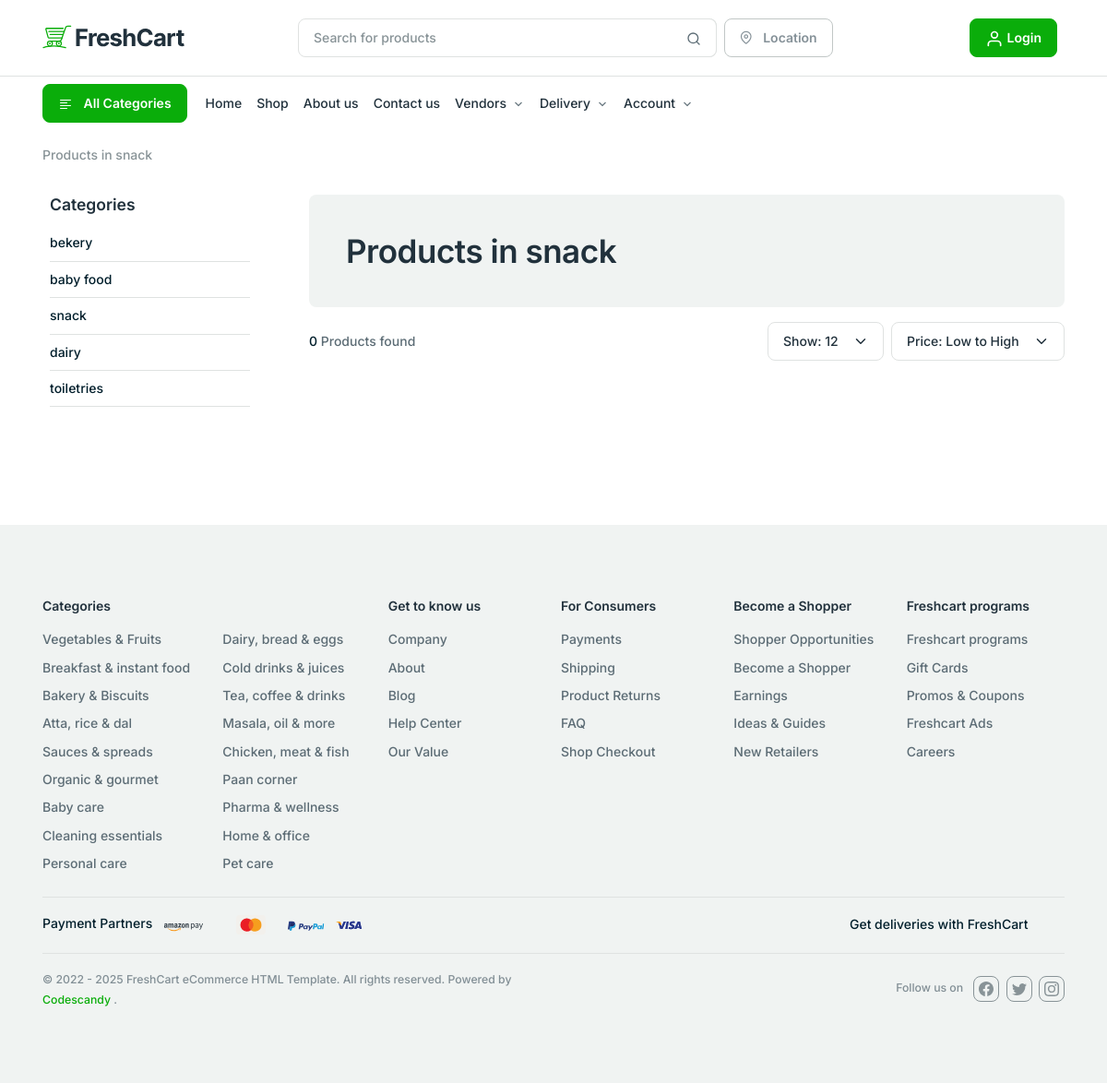
Page /customer/shop_home?category=3 on the earlier database version.
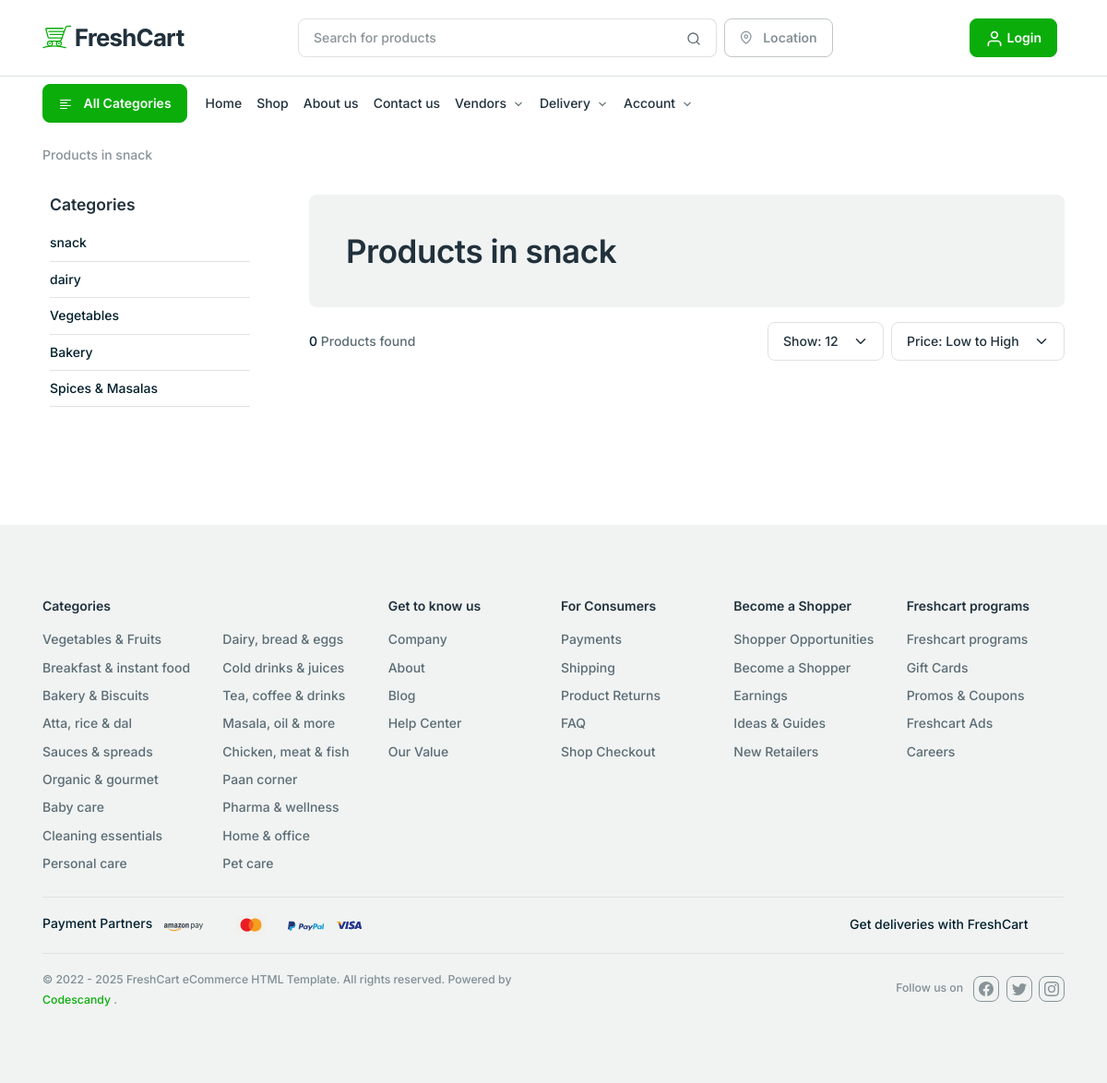
Same page on the later database version.
### administrator/models.py (models this page shows, shortened)
class Category(models.Model):
    name = models.CharField(max_length=255, unique=True)
    icon = models.ImageField(upload_to='category_icons/', blank=True, null=True)
    product_status = models.BooleanField(default=True)

### customer/views.py (the view, shortened to what this page needs)
# urls.py: path('shop_home', shop_home, name="shop_home"),
def shop_home(request):
    categories = Category.objects.all()
    query = request.GET.get('q')
    if query:
        products = Product.objects.filter(name__icontains=query)
    else:
        products = Product.objects.filter(availability=True).prefetch_related('images', 'prices')
    category = request.GET.get('category')
    if category:
        products = products.filter(category=Category.objects.get(id=category))
        category=Category.objects.get(id=category)
    count = len(products)
    paginator = Paginator(products, 12)
    page_number = request.GET.get('page')
    page_obj = paginator.get_page(page_number)
    return render(request, 'customer/shop-wide.html', {
        'categories': categories,
        'products': page_obj,
        'query': query,
        'count': count,
        'page_obj': page_obj,
        'category' : category,
    })

### customer/templates/customer/shop-wide.html (shortened to what this page needs)
{% extends 'base.html' %}
{% block content %}
{% load static %}
<main>
    <div class="mt-4">
       <div class="container">
          <div class="row">
             <div class="col-12">
                <nav aria-label="breadcrumb">
                   <ol class="breadcrumb mb-0">
                      <li class="breadcrumb-item active" aria-current="page">{% if query %}  Search results for "{{ query }}"
                        {% elif category %}  Products in {{category.name}}
                        {% else %}All Available products
                        {% endif %}</li>
                   </ol>
                </nav>
             </div>
          </div>
       </div>
    </div>
    <div class="mt-8 mb-lg-14 mb-8">
       <div class="container">
          <div class="row gx-10">
             <aside class="col-lg-3 col-md-4 mb-6 mb-md-0">
                <div class="offcanvas offcanvas-start offcanvas-collapse w-md-50" tabindex="-1" id="offcanvasCategory" aria-labelledby="offcanvasCategoryLabel">
                   <div class="offcanvas-body ps-lg-2 pt-lg-0">
                      <div class="mb-8">
                         <h5 class="mb-3">Categories</h5>
                         <ul class="nav nav-category" id="categoryCollapseMenu">
                            {% for category in categories%}
                            <li class="nav-item border-bottom w-100">
                               <a href="{% url 'shop_home' %}?category={{category.id}}" class="nav-link collapsed"  data-bs-target="#categoryFlushOne"  >
                                  {{category.name}}
                               </a>
                            </li>
                            {% endfor %}
                         </ul>
                      </div>
                   </div>
                </div>
             </aside>
             <section class="col-lg-9 col-md-12">
                <div class="card mb-4 bg-light border-0">
                   <div class="card-body p-9">
                      <h2 class="mb-0 fs-1">
                      {% if query %}  Search results for "{{ query }}"
                      {% elif category %}  Products in {{category.name}}
                      {% else %}All Available products
                      {% endif %}
                      </h2>
                   </div>
                </div>
                <div class="d-lg-flex justify-content-between align-items-center">
                   <div class="mb-3 mb-lg-0">
                      <p class="mb-0">
                         <span class="text-dark">{{count}}</span>
                         Products found
                      </p>
                   </div>
                   <div class="d-md-flex justify-content-between align-items-center">
                      <div class="d-flex mt-2 mt-lg-0">
                         <div class="me-2 flex-grow-1">
                            <select class="form-select">
                               <option selected>Show: 12</option>
                            </select>
                         </div>
                         <div>
                            <select class="form-select">
                               <option selected value="Low to High">Price: Low to High</option>
                            </select>
                         </div>
                      </div>
                   </div>
                </div>
             </section>
          </div>
       </div>
    </div>
 </main>
{% endblock %}

Differences in the rows shown:
removed Category: name "bekery"
removed Category: name "baby food"
removed Category: name "toiletries"
added Category: name "Vegetables"
added Category: name "Bakery"
added Category: name "Spices & Masalas"
